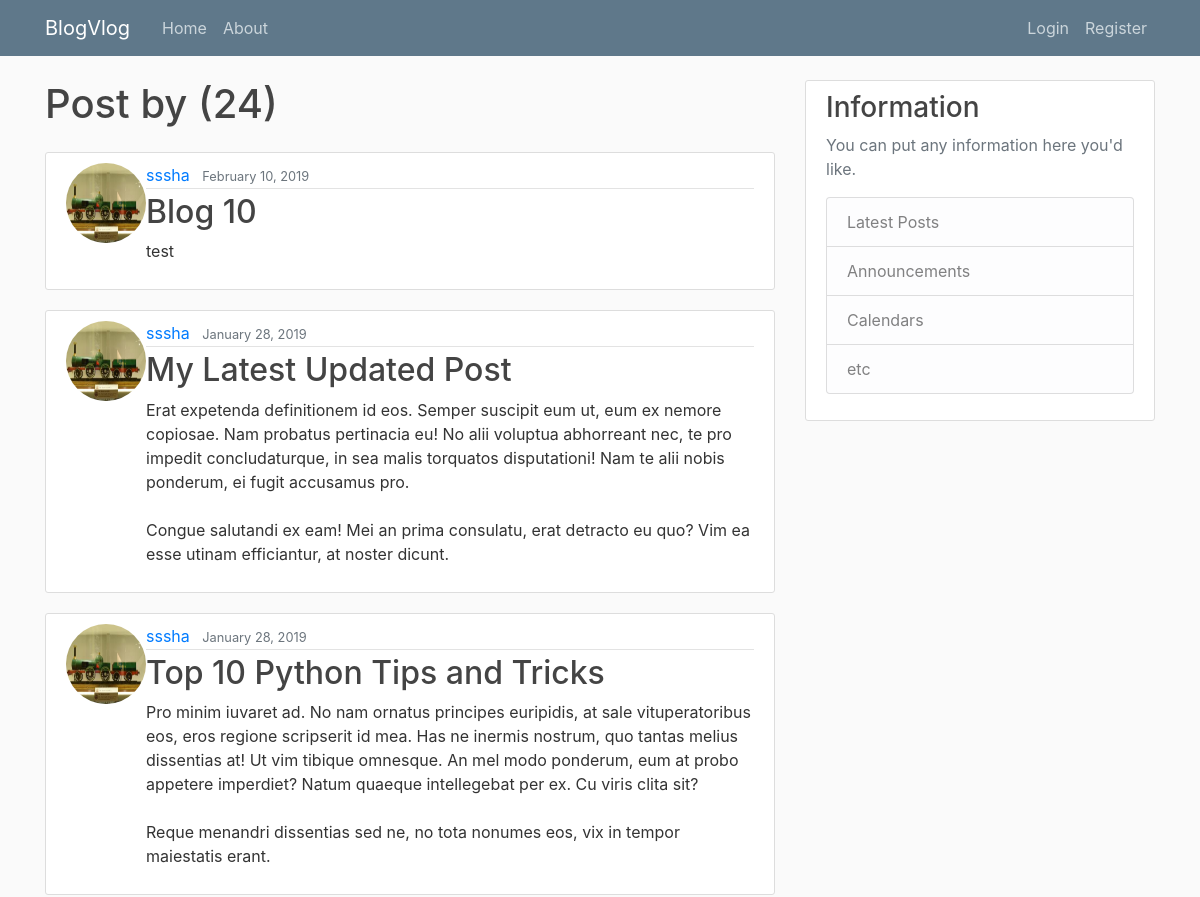
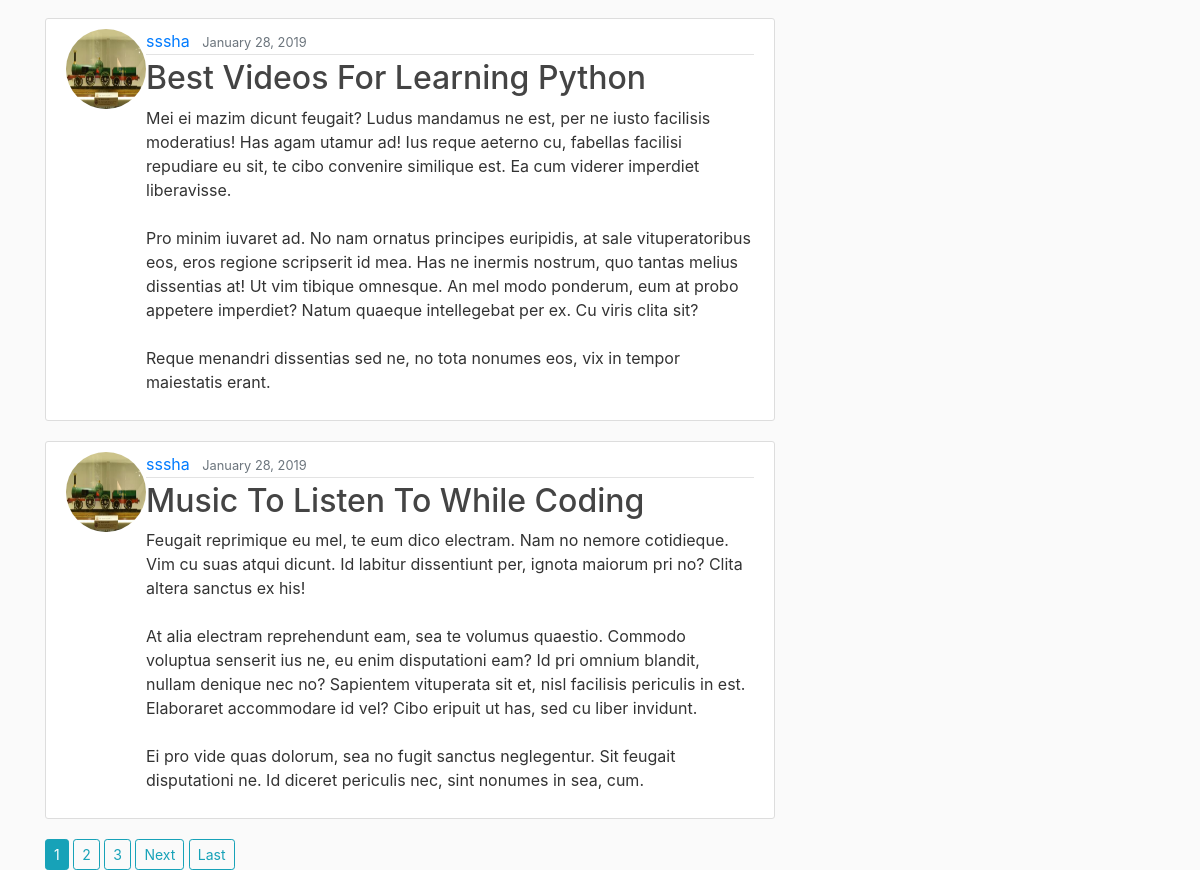
Screenshot of /user/sssha with the database file from the repository (2 pictures, top to bottom).
### blog/models.py (models this page shows, shortened)
class posts(models.Model):
	title = models.CharField(max_length = 100)
	content  = models.TextField()
	date_posted = models.DateTimeField(default = timezone.now)
	author = models.ForeignKey(User , on_delete = models.CASCADE)

### users/models.py (models this page shows, shortened)
class Profile(models.Model):
	user = models.OneToOneField(User , on_delete = models.CASCADE)
	image = models.ImageField(default = 'default.png' , upload_to = 'profile_pic')

### blog/views.py (the view)
# urls.py: path('user/<str:username>' , UserPostListView.as_view() , name = 'post-user' )
class UserPostListView(ListView):
	model = posts
	template_name = 'blog/user_post.html'
	context_object_name ='posts'
	odering = ['-date_posted']
	paginate_by = 5
	def get_queryset(self):
		user = get_object_or_404(User , username = self.kwargs.get('username'))
		return posts.objects.filter(author = user).order_by('-date_posted')

### blog/templates/blog/user_post.html (shortened to what this page needs)
{% extends 'blog/base.html' %}
{% block content %}
<h1 class="mb-4">Post by {{view.kwags.username}} ({{page_obj.paginator.count}})</h1>
	{% for post in posts %}
	<article class="media content-section">
	<img class="rounded-circle article-image" src="{{post.author.profile.image.url}}" style="width: 80px; height: 80px">
		<div class="media-body">
			<div class="article-metadata">
				<a class="mr-2" href="{% url 'post-user' post.author.username %}">{{ post.author }}</a>
				<small class="text-muted">{{ post.date_posted| date:"F d, Y "}}</small>
			</div>
			<h2><a class="article-title" href="{% url 'post-detail' post.id %}">{{ post.title }}</a></h2>
			<p class="article-content">{{ post.content}}</p>
		</div>
	</article>
	{% endfor %}
	{% if is_paginated %}
		{% for num in  page_obj.paginator.page_range %}
			{% if page_obj.number == num %}
				<a class="btn btn-info btn-sm" href="?page={{num}}">{{num}}</a>
			{% elif num > page_obj.number|add:-3 and num < page_obj.number|add:3%}
				<a class="btn btn-outline-info btn-sm" href="?page={{num}}">{{num}}</a>
			{% endif %}
		{% endfor %}
		{% if page_obj.has_next %}
			<a class="btn btn-outline-info btn-sm" href="?page={{ page_obj.next_page_number }}">Next</a>
			<a class="btn btn-outline-info btn-sm" href="?page={{ page_obj.paginator.num_pages }}">Last</a>
		{% endif %}
	{% endif %}
{% endblock %}

### blog/templates/blog/base.html (shortened to what this page needs)
{% load static %}
{% load crispy_forms_tags %}
<!doctype html>
<html lang="en">
  <head>
    <link rel="stylesheet" href="https://stackpath.bootstrapcdn.com/bootstrap/4.1.3/css/bootstrap.min.css">
    <link rel="stylesheet" type="text/css" href="{% static 'blog/main.css' %}">
  </head>
  <body>
    <header class="site-header">
      <nav class="navbar navbar-expand-md navbar-dark bg-steel fixed-top">
        <div class="container">
          <a class="navbar-brand mr-4" href="{% url 'home' %}">BlogVlog</a>
          <div class="collapse navbar-collapse" id="navbarToggle">
            <div class="navbar-nav mr-auto">
              <a class="nav-item nav-link" href="{% url 'home' %}">Home</a>
              <a class="nav-item nav-link" href="{% url 'about' %}">About</a>
            </div>
            <div class="navbar-nav">
              {% if user.is_authenticated %}
                <a class="nav-item nav-link" href="{% url 'profile' %}">Profile</a>
                <a class="nav-item nav-link" href="{% url 'logout' %}">Logout</a>
              {% else %}
                <a class="nav-item nav-link" href="{% url 'login' %}">Login</a>
                <a class="nav-item nav-link" href="{% url 'register' %}">Register</a>
              {% endif %}
            </div>
          </div>
        </div>
      </nav>
    </header>
    <main role="main" class="container">
      <div class="row">
        <div class="col-md-8">
          {% block content %}
          {% endblock %}
        </div>
        <div class="col-md-4">
          <div class="content-section">
            {% if user.is_authenticated %}
              <div class="content-section">
                <form method="POST">
                  {% csrf_token %}
                  <fieldset class="form-group">
                    <legend class="border-bottom mb-4">New Post</legend>
                    {{ form|crispy }}
                  </fieldset>
                  <div class="form-group">
                    <button class="btn btn-outline-info" type="submit">Post</button>
                  </div>
                </form>
              </div>
            {% else %}
              <h3>Information</h3>
              <p class='text-muted'>You can put any information here you'd like.
                <ul class="list-group">
                  <li class="list-group-item list-group-item-light">Latest Posts</li>
                  <li class="list-group-item list-group-item-light">Announcements</li>
                  <li class="list-group-item list-group-item-light">Calendars</li>
                  <li class="list-group-item list-group-item-light">etc</li>
                </ul>
              </p>
            {% endif %}
          </div>
        </div>
      </div>
    </main>
  </body>
</html>

### blog/static/blog/main.css (style rules this page uses)
body { background: #fafafa; color: #333333; margin-top: 5rem; }
h1, h2, h3, h4, h5, h6 { color: #444444; }
ul { margin: 0; }
.bg-steel { background-color: #5f788a; }
.site-header .navbar-nav .nav-link { color: #cbd5db; }
.content-section { background: #ffffff; padding: 10px 20px; border: 1px solid #dddddd; border-radius: 3px; margin-bottom: 20px; }
.article-title { color: #444444; }
.article-content { white-space: pre-line; }
.article-metadata { padding-bottom: 1px; margin-bottom: 4px; border-bottom: 1px solid #e3e3e3 }

### rows the page displays
posts: author.profile.image (picture), author "sssha", date_posted "February 10, 2019", title "Blog 10", content "test"
posts: author.profile.image (picture), author "sssha", date_posted "January 28, 2019", title "My Latest Updated Post", content "Erat expetenda definitionem id eos. Semper suscipit eum ut, eum ex nemore copiosae. Nam probatus pertinacia eu! No alii voluptua abhorreant nec, te pro impedit concludaturque, in sea malis torquatos disputationi! Nam te alii nobis ponderum, ei fugit accusamus pro. Congue salutandi ex eam! Mei an prima consulatu, erat detracto eu quo? Vim ea esse utinam efficiantur, at noster dicunt."
posts: author.profile.image (picture), author "sssha", date_posted "January 28, 2019", title "Top 10 Python Tips and Tricks", content "Pro minim iuvaret ad. No nam ornatus principes euripidis, at sale vituperatoribus eos, eros regione scripserit id mea. Has ne inermis nostrum, quo tantas melius dissentias at! Ut vim tibique omnesque. An mel modo ponderum, eum at probo appetere imperdiet? Natum quaeque intellegebat per ex. Cu viris clita sit? Reque menandri dissentias sed ne, no tota nonumes eos, vix in tempor maiestatis erant."
posts: author.profile.image (picture), author "sssha", date_posted "January 28, 2019", title "Best Videos For Learning Python", content "Mei ei mazim dicunt feugait? Ludus mandamus ne est, per ne iusto facilisis moderatius! Has agam utamur ad! Ius reque aeterno cu, fabellas facilisi repudiare eu sit, te cibo convenire similique est. Ea cum viderer imperdiet liberavisse. Pro minim iuvaret ad. No nam ornatus principes euripidis, at sale vituperatoribus eos, eros regione scripserit id mea. Has ne inermis nostrum, quo tantas melius dissentias at! Ut vim tibique omnesque. An mel modo ponderum, eum at probo appetere imperdiet? Natum quaeque intellegebat per ex. Cu viris clita sit? Reque menandri dissentias sed ne, no tota nonumes eos, vix in tempor maiestatis erant."
posts: author.profile.image (picture), author "sssha", date_posted "January 28, 2019", title "Music To Listen To While Coding", content "Feugait reprimique eu mel, te eum dico electram. Nam no nemore cotidieque. Vim cu suas atqui dicunt. Id labitur dissentiunt per, ignota maiorum pri no? Clita altera sanctus ex his! At alia electram reprehendunt eam, sea te volumus quaestio. Commodo voluptua senserit ius ne, eu enim disputationi eam? Id pri omnium blandit, nullam denique nec no? Sapientem vituperata sit et, nisl facilisis periculis in est. Elaboraret accommodare id vel? Cibo eripuit ut has, sed cu liber invidunt. Ei pro vide quas dolorum, sea no fugit sanctus neglegentur. Sit feugait disputationi ne. Id diceret periculis nec, sint nonumes in sea, cum."

### other values shown
{{ page_obj.paginator.count }} "24"
{{ num }} "1"
{{ num }} "2" "3"
